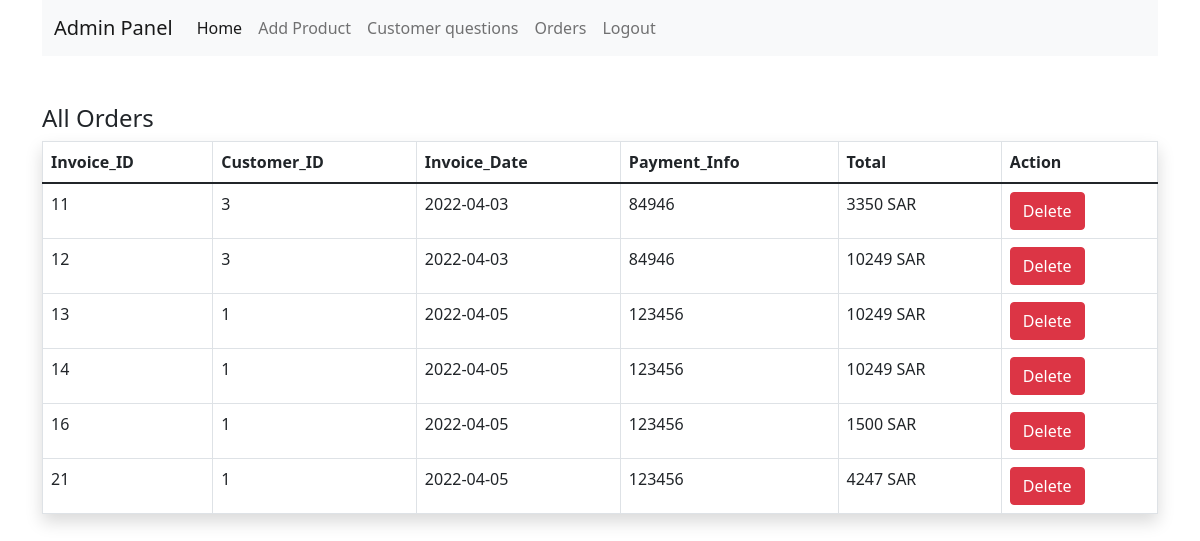
Screenshot of /source/php/Invoice.php (signed in) with the database file from the repository.
### tables this page shows
CREATE TABLE `invoice` (
  `Invoice_ID` int(10) NOT NULL,
  `Invoice_Date` date NOT NULL,
  `Total` int(11) NOT NULL,
  `Payment_Info` varchar(50) NOT NULL,
  `Customer_ID` int(50) NOT NULL
);

### source/php/Invoice.php (the view, shortened to what this page needs)
<?php
if (isset($_SESSION['adminEmail']) && isset($_SESSION['adminId']) ) {
    require "db_conn.php";
    function getAllItems($connection)
{
    $sql = "SELECT * FROM invoice ORDER by Invoice_ID ASC";
    $stm = $connection->prepare($sql);
    $stm->execute();
    if ($stm->rowCount() > 0) {
        $items= $stm ->fetchAll();
    } else {
        $items = 0;
    }
    return $items;
}
    $ord=getAllItems($connection);
?>
<!DOCTYPE html>
<html lang="en">
<head>
    <link href="https://cdn.jsdelivr.net/npm/bootstrap@5.1.3/dist/css/bootstrap.min.css" rel="stylesheet">
</head>
<body>
    <div class="container">
        <nav class="navbar navbar-expand-lg navbar-light bg-light">
        <div class="container-fluid">
            <a class="navbar-brand" href="admin.php">Admin Panel</a>
            <div class="collapse navbar-collapse" id="navbarSupportedContent">
                <ul class="navbar-nav me-auto mb-2 mb-lg-0">
                    <li class="nav-item">
                    <a class="nav-link active" aria-current="page" href="../../index.php">Home</a>
                    </li>
                    <li class="nav-item">
                        <a class="nav-link"
                        href="AddProduct.php">
                        Add Product
                        </a>
                    </li>
                    <li class="nav-item">
                        <a class="nav-link"
                        href="customerQustions.php">
                        Customer questions
                        </a>
                    </li>
                    <li class="nav-item">
                        <a class="nav-link"
                        href="Invoice.php">
                        Orders
                        </a>
                    </li>
                    <li class="nav-item">
                        <a class="nav-link"
                        href="logout.php">
                        Logout
                        </a>
                    </li>
                </ul>
            </div>
        </div>
        </nav>
        <?php if ($ord==0) { ?>
            No order Available
        <?php } else { ?>
        <h4 class = "mt-5">All Orders</h4>
        <table class="table table-bordered shadow">
            <thead>
                <tr>
                    <th>Invoice_ID</th>
                    <th>Customer_ID</th>
                    <th>Invoice_Date</th>
                    <th>Payment_Info</th>
                    <th>Total</th>
                    <th>Action</th>
                </tr>
            </thead>
            <tbody>
                <?php  foreach ($ord as $item) { ?>
                <tr>
                    <td> <?=$item['Invoice_ID'] ?> </td>
                    <td><?=$item['Customer_ID']?> </td>
                    <td><?=$item['Invoice_Date'] ?> </td>
                    <td><?=$item['Payment_Info'] ?></td>
                    <td><?=$item['Total'] ?> SAR</td>
                    <td>
                            <a  href="deleteOrder.php?id=<?=$item['Invoice_ID'] ?>"
                                class="btn btn-danger" >
                                Delete
                            </a>
                    </td>
                </tr>
                <?php } ?>
            </tbody>
        </table>
        <?php }  ?>
    </div>
</body>
</html>
<?php } else {
     $msg = "Please Login As An Admin To See Invoices";
     header("Location: LoginAdmin.php?error=$msg");
    exit;
}
?>

### rows the page displays
invoice: Invoice_ID "11", Customer_ID "3", Invoice_Date "2022-04-03", Payment_Info "84946", Total "3350"
invoice: Invoice_ID "12", Customer_ID "3", Invoice_Date "2022-04-03", Payment_Info "84946", Total "10249"
invoice: Invoice_ID "13", Customer_ID "1", Invoice_Date "2022-04-05", Payment_Info "123456", Total "10249"
invoice: Invoice_ID "14", Customer_ID "1", Invoice_Date "2022-04-05", Payment_Info "123456", Total "10249"
invoice: Invoice_ID "16", Customer_ID "1", Invoice_Date "2022-04-05", Payment_Info "123456", Total "1500"
invoice: Invoice_ID "21", Customer_ID "1", Invoice_Date "2022-04-05", Payment_Info "123456", Total "4247"
